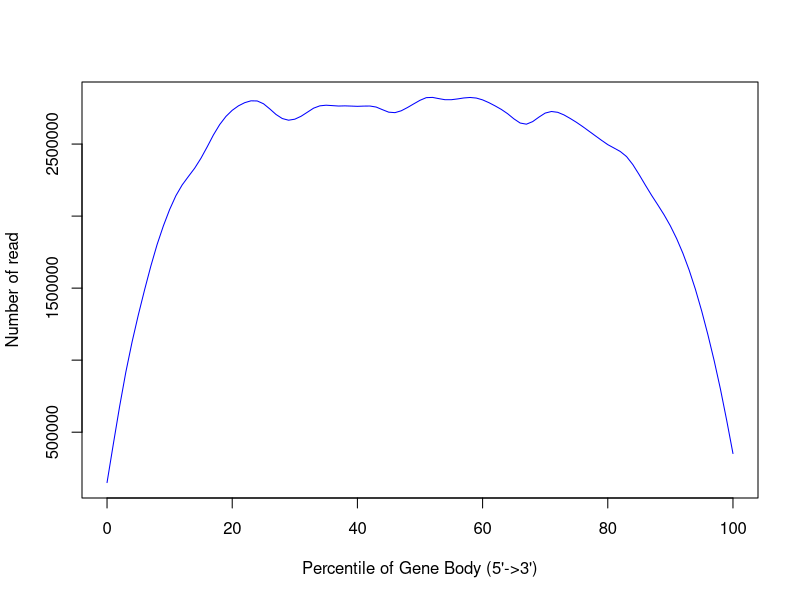

The R script that drew this image:
png('/rds/user/is460/hpc-work/muscle-rnaseq/ezbamqc/output/figs/srpk3_hom_ttnb_het_2.geneBodyCoverage.png',width=500,height=500,units='px')
x=c(0,1,2,3,4,5,6,7,8,9,10,11,12,13,14,15,16,17,18,19,20,21,22,23,24,25,26,27,28,29,30,31,32,33,34,35,36,37,38,39,40,41,42,43,44,45,46,47,48,49,50,51,52,53,54,55,56,57,58,59,60,61,62,63,64,65,66,67,68,69,70,71,72,73,74,75,76,77,78,79,80,81,82,83,84,85,86,87,88,89,90,91,92,93,94,95,96,97,98,99,100)
y=c(143841,398336,679834,952413,1132112,1297321,1465754,1670552,1810910,1928352,2025981,2164399,2246498,2250217,2315260,2404557,2452404,2581487,2660252,2677355,2744273,2758920,2767167,2821431,2795524,2798277,2752726,2691018,2662701,2660498,2672148,2692219,2707717,2766774,2780620,2779592,2743687,2753161,2786039,2762377,2748622,2756897,2770472,2784404,2742696,2700242,2697941,2739275,2760383,2769934,2796312,2844213,2849402,2792673,2794935,2809592,2808144,2824818,2825205,2826392,2807565,2785335,2757081,2743631,2722335,2703432,2612920,2607698,2657437,2688470,2733185,2743489,2717841,2695151,2671755,2656360,2621085,2583887,2563410,2529003,2490575,2440183,2468070,2436993,2362430,2278894,2215097,2125030,2076268,2020265,1929864,1843921,1744339,1624662,1495844,1344394,1164309,996499,813162,596545,328576)
smoothsp = smooth.spline(x,y,spar=0.35)
plot(smoothsp,type="l",col="blue",xlab="Percentile of Gene Body (5'->3')",ylab="Number of read",xlim=c(0,100))
dev.state = dev.off()
